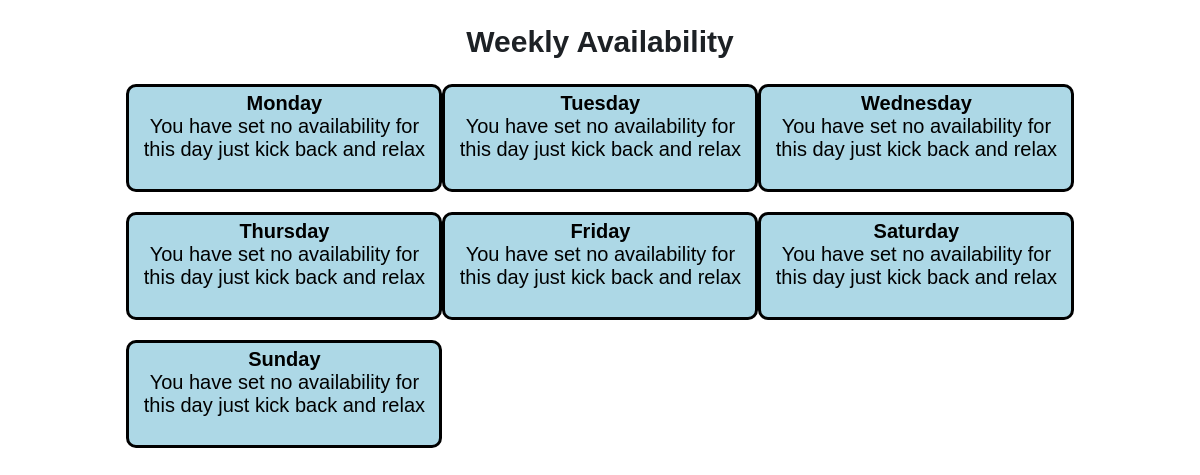
Before: /availability (signed in) with the older database file.
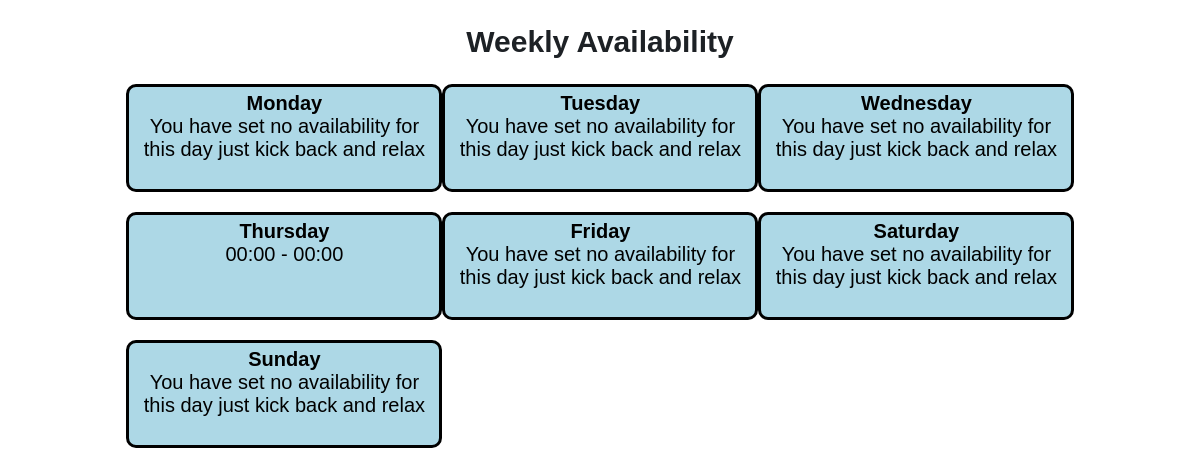
After: the same page with the newer database file.
### tables this page shows
CREATE TABLE availability (
            usrId integer,
            day text,
            startTime text,
            endTime text,
            PRIMARY KEY (usrId, day)
            );

### app.py (the view)
@app.route('/availability')
def availability():
    usrObj = user(session['usrId'])
    avail = usrObj.getAvail()
    days = ['monday', 'tuesday', 'wednesday', 'thursday', 'friday', 'saturday', 'sunday']
    return render_template('availability.html', avail=avail, days=days)

### database.py (called while the page is built)
    def search(self, col="null", search="null"):
        conn = sqlite3.connect('main.db')
        c = conn.cursor()
        if col == "email":
            c.execute(f'SELECT * FROM users WHERE email="{search}"')
            data = c.fetchall()
        elif col == "password":
            c.execute(f'SELECT * FROM users WHERE password="{search}"')
            data = c.fetchall()
        elif col == "usrId":
            c.execute(f'SELECT * FROM users WHERE usrId="{search}"')
            data = c.fetchall()
        else:
            c.execute(f'SELECT * FROM users')
            data = c.fetchall()
        conn.commit()
        conn.close()
        return(data)

    def getAvail(self, usrId):
        days = ['monday', 'tuesday', 'wednesday', 'thursday', 'friday', 'saturday', 'sunday']
        conn = sqlite3.connect('main.db')
        c = conn.cursor()
        avail = []
        for i in days:
            try:
                c.execute(f'select * FROM availability WHERE usrId = {usrId} AND day = "{i}"')
                data = c.fetchall()
                avail.append([[data[0][2]],[data[0][3]]])
            except:
                avail.append(['none', 'none'])
        return(avail)

    def getAvail(self):
        avail = db.getAvail(self.usrId)
        print(avail)
        return avail

### templates/availability.html (shortened to what this page needs)
<!DOCTYPE html>
<html lang="en">
<head>
    <link rel="stylesheet" href="{{ url_for('static', filename='css/main.css') }}">
    <link rel="stylesheet" href="{{ url_for('static', filename='css/availability.css') }}">
</head>
<body>
    <h2>Weekly Availability</h2>
    <div class="gridContainer">
        {% for i in range(0,7) %}
        <a class="link" href="editAvail/{{ days[i] }}">
            <span style="font-weight: bold;">{{ (days[i]).capitalize() }}</span><br>
            {% if avail[i][0] == 'none' %}
                You have set no availability for <br>this day just kick back and relax<br><br>
            {% else %}
                {{ avail[i][0][0] }} - {{ avail[i][1][0] }} <br><br>
            {% endif %}
        </a>
        {% endfor %}
    </div>
</body>
</html>

### static/css/main.css (style rules this page uses)
body { font-size: 20px; font-weight: 100; text-decoration: none; text-align: center; color: rgb(29, 33, 37); font-family: Arial, Helvetica, sans-serif; }

### static/css/availability.css (style rules this page uses)
.gridContainer { display: grid; grid-template-columns: auto auto auto; grid: 1px 1px; padding-left: 10%; padding-right: 10%; }
a { margin-left: auto; margin-right: auto; display: block; background-color: lightblue; border: 3px solid black; width: 290px; padding: 5px 10px; margin-bottom: 20px; text-decoration: none; color: black; border-radius: 10px; }

Changed rows visible on the page:
added availability: startTime "00:00", endTime "00:00"
Other visible differences:
new list line: "Thursday -"
list line gone: "Thursday You have set no availability for this day just kick back and relax"
